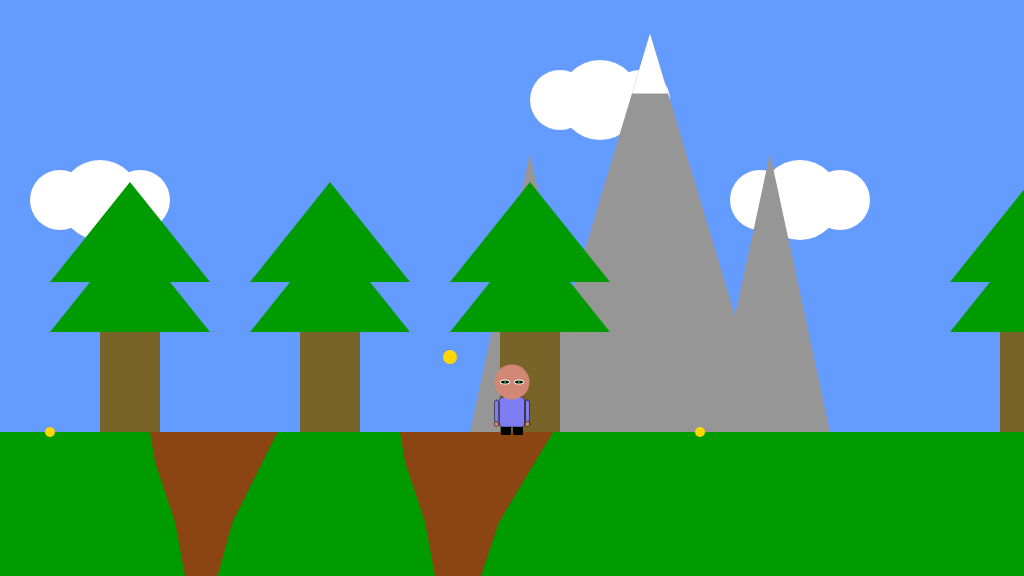
Frame 1 (no input)
Frame 60 (no input): identical to frame 1, image omitted
Frame 120 (the mouse pressed at the canvas centre since frame 60): identical to frame 1, image omitted

The p5.js sketch that drew this single still picture (run headless with seeded random() and noise() and a simulated clock; from frame 60 on, the mouse is pressed at the canvas centre):

// p5.js sketch
// ── sketch.js
/*

The Game Project 4 - Side scrolling

Week 6

*/

var gameChar_x;
var gameChar_y;
var floorPos_y;
var isLeft;
var isRight;
var scrollPos;

var clouds;
var mountains;
var trees_x;
var canyons;
var collectables;

function setup()
{
	createCanvas(1024, 576);
	floorPos_y = height * 3/4;
	gameChar_x = width/2;
	gameChar_y = floorPos_y;

	// Boolean variables to control the movement of the game character.
	isLeft = false;
	isRight = false;

	// Variable to control the background scrolling.
	scrollPos = 0;

	// Initialise arrays of scenery objects.
	trees_x = [100, 300, 500, 1000];
	clouds = [
		{pos_x: 100, pos_y: 200},
		{pos_x: 600, pos_y: 100},
		{pos_x: 800, pos_y: 200}
	]
	
	canyons = [
		{pos_x: 150, width: 150},
		{pos_x: 400, width: 180},
		{pos_x: 1050, width: 120}
	]

	mountains = [
		{pos_x: 50, size: 60},
		{pos_x: 500, size: 75},
		{pos_x: 1100, size: 65}
	]

	collectables = [
		{pos_x: 50, pos_y: floorPos_y, size: 50},
		{pos_x: 450, pos_y: floorPos_y - 75, size: 70},
		{pos_x: 700, pos_y: floorPos_y, size: 50}

	]
}

function draw()
{
	// fill the sky blue
	background(100, 155, 255);
	
	// draw some green ground
	noStroke();
	fill(0, 155, 0);
	rect(0, floorPos_y, width, height/4); 
	
	//start translate to enable background objects to move.
	push();
	translate(scrollPos, 0);

	// Draw clouds.
	for(var i = 0; i < clouds.length; i++)
	{
		fill(255, 255, 255);
		ellipse(clouds[i].pos_x, clouds[i].pos_y, 80);
		ellipse(clouds[i].pos_x - 40, clouds[i].pos_y, 60);
		ellipse(clouds[i].pos_x + 40, clouds[i].pos_y, 60);
	}
	// Draw mountains.
	for(var i = 0; i < mountains.length; i++)
	{
		fill(150, 150, 150);
		triangle(mountains[i].pos_x + 600 * (mountains[i].size/50), floorPos_y, mountains[i].pos_x  + 400 * (mountains[i].size/50), floorPos_y, mountains[i].pos_x + 500 * (mountains[i].size/50), floorPos_y - 332 * (mountains[i].size/50));
		triangle(mountains[i].pos_x + 550 * (mountains[i].size/50), floorPos_y, mountains[i].pos_x + 650 * (mountains[i].size/50), floorPos_y, mountains[i].pos_x + 600 * (mountains[i].size/50), floorPos_y - 232 * (mountains[i].size/50));
		triangle(mountains[i].pos_x + 350 * (mountains[i].size/50), floorPos_y, mountains[i].pos_x + 450 * (mountains[i].size/50), floorPos_y, mountains[i].pos_x + 400 * (mountains[i].size/50), floorPos_y - 232 * (mountains[i].size/50));
		//snow cap
		fill(255, 255, 255);
		triangle(mountains[i].pos_x + 500 * (mountains[i].size/50), floorPos_y - 332 * (mountains[i].size/50), mountains[i].pos_x + 515 * (mountains[i].size/50), floorPos_y - 282 * (mountains[i].size/50), mountains[i].pos_x + 485 * (mountains[i].size/50), floorPos_y - 282 * (mountains[i].size/50));
	}
	// Draw trees.
	for(var i = 0; i < trees_x.length; i++)
	{
		//Trunk
		fill(120, 100, 40);
		rect(trees_x[i], floorPos_y - 150, 60, 150);
		//Branches
		fill(0, 155, 0);
		triangle(trees_x[i] - 50, floorPos_y - 100, 
			trees_x[i] + 30, floorPos_y - 200, 
			trees_x[i] + 110, floorPos_y - 100);
		triangle(trees_x[i] - 50, floorPos_y - 150, 
			trees_x[i] +30, floorPos_y - 250, 
			trees_x[i] + 110, floorPos_y- 150);
	}
	// Draw canyons
	for(var i = 0; i < canyons.length; i++)
	{
		beginShape();
		fill(139, 69, 19);
		vertex(canyons[i].pos_x, floorPos_y); //150, 432
		vertex(canyons[i].pos_x + 5, floorPos_y + 30);
		vertex(canyons[i].pos_x + 15, floorPos_y + 60);
		vertex(canyons[i].pos_x + 25, floorPos_y + 90);
		vertex(canyons[i].pos_x + 35, floorPos_y + 144);
		vertex(canyons[i].pos_x + 45 * (canyons[i].width/100), floorPos_y + 144);
		vertex(canyons[i].pos_x + 55 * (canyons[i].width/100), floorPos_y + 90);
		vertex(canyons[i].pos_x + 65 * (canyons[i].width/100), floorPos_y + 60);
		vertex(canyons[i].pos_x + 75 * (canyons[i].width/100), floorPos_y + 30);
		vertex(canyons[i].pos_x + 85 * (canyons[i].width/100), floorPos_y);
		endShape();
	}
	// Draw collectable items
	for(var i = 0; i < collectables.length; i++)
	{
	
		fill(255,215,0);
		ellipse(collectables[i].pos_x, collectables[i].pos_y, collectables[i].size * 0.2);
	
	}
	// stop translate so that character does not have x_pos translated, will make it seem to be moving in relation to the background.
	pop();
	// Draw the game character - this must be last
	//Body
	strokeWeight(0.5);
	stroke(0);
	fill(126, 125, 243); //purple
	rect(gameChar_x - 12.5, gameChar_y - 35, 25, 30, 3);
	//Head
	strokeWeight(0);
	stroke(0);
	fill(209, 136, 119); //skin colour
	ellipse(gameChar_x, gameChar_y - 50	, 35);
	//Left foot
	fill(0); //black
	rect(gameChar_x - 11, gameChar_y - 5, 10, 8, 1);
	//Right foot
	fill(0); //black
	rect(gameChar_x + 1, gameChar_y - 5, 10, 8, 1);
	//Left eye
	fill(255); //white
	ellipse(gameChar_x - 7, gameChar_y - 50, 10, 5); //eyeball
	fill(0); //black
	ellipse(gameChar_x - 7, gameChar_y - 50, 8, 3); //iris
	fill(0, 205, 0); //green
	ellipse(gameChar_x - 7, gameChar_y - 50, 2, 2); //pupil
	//Right eye
	fill(255); //white
	ellipse(gameChar_x + 7, gameChar_y - 50, 10, 5); //eyeball
	fill(0); //black
	ellipse(gameChar_x + 7, gameChar_y - 50, 8, 3); //iris
	fill(0, 205, 0); //green
	ellipse(gameChar_x + 7, gameChar_y - 50, 2, 2); //pupil
	//Left arm
	strokeWeight(0.5);
	stroke(0);
	fill(209, 136, 119); //skin colour
	ellipse(gameChar_x - 15.5, gameChar_y - 8, 5, 5); //hand
	fill(126, 125, 243); //purple
	rect(gameChar_x - 17.5, gameChar_y - 32, 4, 22, 20); //arm
	//Right arm
	strokeWeight(0.5);
	stroke(0);
	fill(209, 136, 119); //skin colour
	ellipse(gameChar_x + 15.5, gameChar_y - 8, 5, 5); //hand
	fill(126, 125, 243); //purple
	rect(gameChar_x + 13.5, gameChar_y - 32, 4, 22, 20); //arm
	//////// Game character logic ///////
	// Logic to move

	if(isLeft)
	{
		if(gameChar_x > width * 0.2)
		{
			gameChar_x -= 5;
		}
		else
		{
			scrollPos += 5;
		}
	}

	if(isRight)
	{
		if(gameChar_x < width * 0.8)
		{
			gameChar_x  += 5;
		}
		else
		{
			scrollPos -= 5; // negative for moving against the background
		}

	}
}

function keyPressed()
{

	if(key == 'A' || keyCode == 37)
	{
		isLeft = true;
	}

	if(key == 'D' || keyCode == 39)
	{
		isRight = true;
	}

}

function keyReleased()
{
	if(key == 'A' || keyCode == 37)
	{
		isLeft = false;
	}

	if(key == 'D' || keyCode == 39)
	{
		isRight = false;
	}
}
